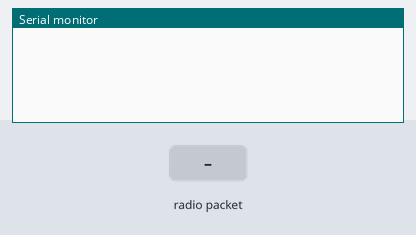
Recording of a sketch running on a simulated Arduino Uno, built with avr-gcc and run on an emulated ATmega328P. On the bench: the last lines printed to the serial monitor. Inputs (shaded band) come from the test bench. No radio packets arrive unless stated.

Above: at 2.2 s.
2.3 s: radio packet "1" arrives
At 3.5 s:
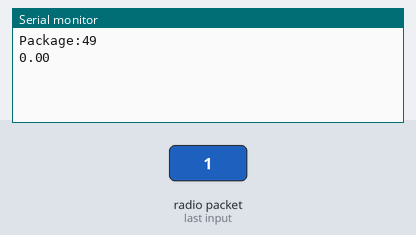
3.8 s: radio packet "0" arrives
At 4.9 s:
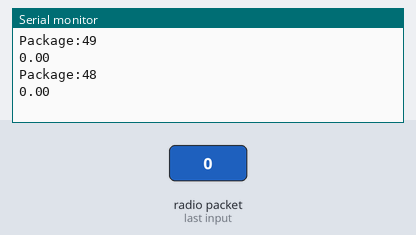
5.3 s: radio packet "2" arrives
At 6.1 s:
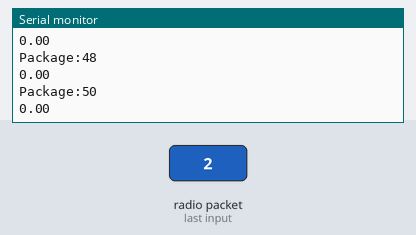

The sketch:

RF_receive.ino
```cpp
#include <SPI.h>
#include "RF24.h"

/* set up communication pipe:
Address: 0 | channel: 115 | Max_power | data rate: 250kb (lowest - better range)

Speed options: RF24_250KBPS | RF24_1MBPS | RF24_2MBPS
Power consump: PA_MIN | PA_LOW | PA_HIGH | PA_MAX
*/
RF24 myRadio (7, 8);
/* create a data structure to store the data sent from transmitter */
struct package
{
  int id=0;
  float temperature = 0.0;
  char  text[100] ="empty";
};

byte addresses[][6] = {"0"};

typedef struct package Package;
Package data;

void setup()
{
  Serial.begin(115200);
  delay(1000);

  myRadio.begin();
  myRadio.begin();
  myRadio.setChannel(115);                  //Communication channel: 115
  myRadio.setPALevel(RF24_PA_MAX);          //Max power to enhance comm range
  myRadio.setDataRate( RF24_250KBPS ) ;     //250kB lowest data transfer rate --> achieve better range
  myRadio.openReadingPipe(1, addresses[0]); //open pipe to echo the data streaming to
  myRadio.startListening();
}


void loop()
{
  if ( myRadio.available())                 // if RF on
  {
    while (myRadio.available())             // if RF still on
    {
      myRadio.read( &data, sizeof(data) );  //populate data into the Data structure
    }
    Serial.print("\nPackage:");
    Serial.print(data.id);
    Serial.print("\n");
    Serial.println(data.temperature);
    Serial.println(data.text);
  }

}
```

Measured:
- after the input at 2.3 s, the serial monitor: prints a new line at once (image 1)
- after the input at 3.8 s, the serial monitor: prints a new line at once (image 2)
- after the input at 5.3 s, the serial monitor: prints a new line at once (image 3)
